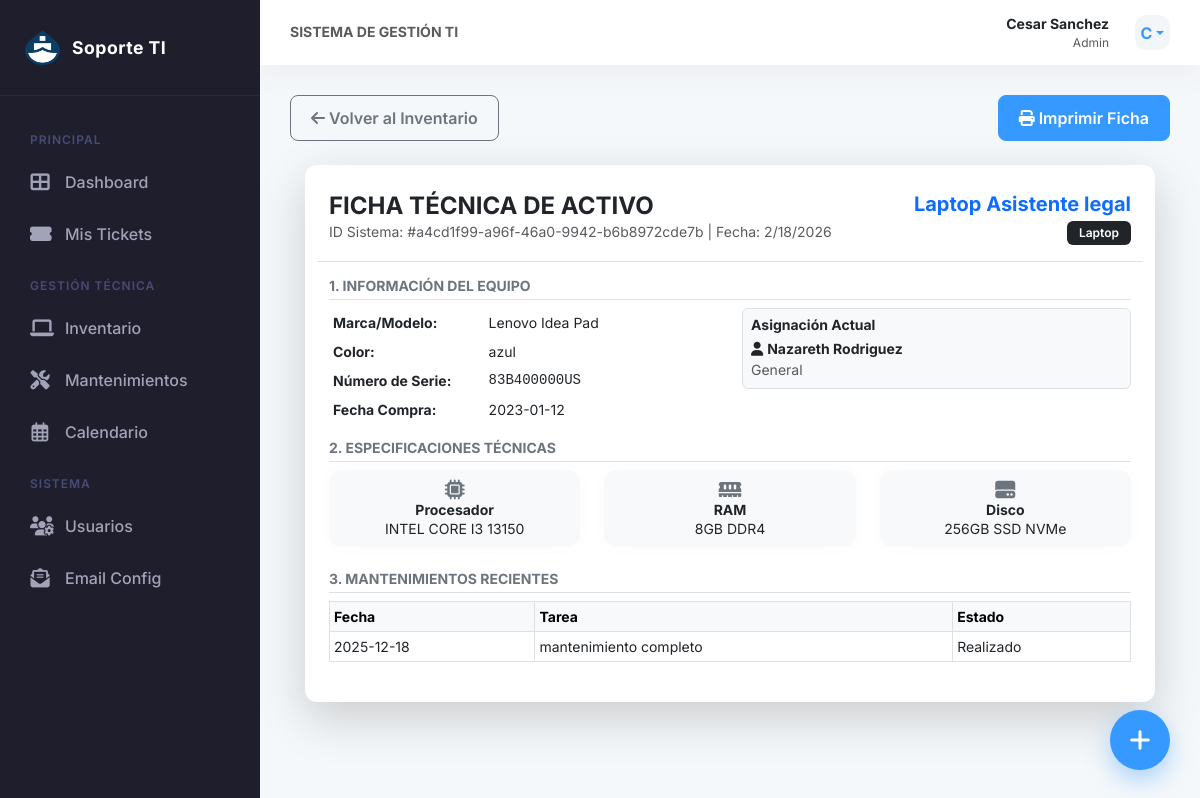
Screenshot of /equipos/ver/a4cd1f99-a96f-46a0-9942-b6b8972cde7b (signed in) with the database file from the repository.
### tables this page shows
CREATE TABLE equipos (
    id TEXT PRIMARY KEY,
    nombre_equipo TEXT UNIQUE NOT NULL,
    tipo TEXT,
    marca_modelo TEXT,
    numero_serie TEXT UNIQUE,
    fecha_compra DATE,
    procesador TEXT,
    memoria_ram TEXT,
    tipo_ram TEXT,
    disco_duro TEXT,
    tipo_disco TEXT,
    color TEXT,
    notas TEXT,
    usuario_asignado_id TEXT,
    FOREIGN KEY (usuario_asignado_id) REFERENCES usuarios (id) ON DELETE SET NULL
);

CREATE TABLE usuarios (
    id TEXT PRIMARY KEY,
    username TEXT UNIQUE NOT NULL,
    email TEXT UNIQUE,
    password_hash TEXT NOT NULL,
    role TEXT NOT NULL DEFAULT 'user',
    departamento TEXT,
    fecha_creacion TIMESTAMP DEFAULT CURRENT_TIMESTAMP
);

CREATE TABLE mantenimientos (
    id TEXT PRIMARY KEY,
    equipo_id TEXT NOT NULL,
    titulo TEXT NOT NULL,
    fecha_programada DATE NOT NULL,
    estado TEXT DEFAULT 'Pendiente',
    tecnico_asignado_id TEXT,
    motivo_reprogramacion TEXT,
    FOREIGN KEY (equipo_id) REFERENCES equipos (id) ON DELETE CASCADE,
    FOREIGN KEY (tecnico_asignado_id) REFERENCES usuarios (id) ON DELETE SET NULL
);

### app.py (the view)
@app.route('/equipos/ver/<equipo_id>')
@login_required
def ver_equipo(equipo_id):
    equipo = repo.get_equipment_by_id(UUID(equipo_id))
    if not equipo:
        flash('Equipo no encontrado.', 'danger')
        return redirect(url_for('lista_equipos'))
    db = get_db()
    if equipo.usuario_asignado_id:
        u = db.execute("SELECT username, departamento FROM usuarios WHERE id = ?", (str(equipo.usuario_asignado_id),)).fetchone()
        setattr(equipo, 'usuario_asignado', u['username'] if u else None)
        setattr(equipo, 'departamento', u['departamento'] if u else None)
    historial = db.execute("SELECT * FROM mantenimientos WHERE equipo_id = ? ORDER BY fecha_programada DESC", (str(equipo_id),)).fetchall()
    return render_template('ver_equipo.html', equipo=equipo, historial=historial)

### app.py (called while the page is built)
def get_db():
    if 'db' not in g:
        g.db = sqlite3.connect(app.config['DB_FILE'])
        g.db.row_factory = sqlite3.Row
        g.db.execute("PRAGMA foreign_keys = ON")
    return g.db

def login_required(f):
    @wraps(f)
    def decorated_function(*args, **kwargs):
        if 'user_id' not in session:
            flash('Por favor, inicia sesión.', 'warning')
            return redirect(url_for('login'))
        return f(*args, **kwargs)
    return decorated_function

### infrastructure/persistence/repository.py (called while the page is built)
    @contextmanager
    def _get_connection(self):
        conn = sqlite3.connect(self.db_path)
        conn.row_factory = sqlite3.Row
        conn.execute("PRAGMA foreign_keys = ON")
        try:
            yield conn
        finally:
            conn.close()

### templates/ver_equipo.html (shortened to what this page needs)
{% extends "layout.html" %}
{% block content %}
<div class="d-flex justify-content-between align-items-center mb-4 d-print-none">
    <a href="{{ url_for('lista_equipos') }}" class="btn btn-outline-secondary">
        <i class="fas fa-arrow-left"></i> Volver al Inventario
    </a>
    <button onclick="window.print()" class="btn btn-primary">
        <i class="fas fa-print"></i> Imprimir Ficha
    </button>
</div>
<div class="card shadow-lg border-0 mx-auto ficha-tecnica" style="max-width: 850px;">
    <div class="card-body p-4">
        <div class="row border-bottom pb-3 mb-3 align-items-center">
            <div class="col-8">
                <h2 class="fw-bold text-uppercase mb-0 fs-4">Ficha Técnica de Activo</h2>
                <p class="text-muted mb-0 small">ID Sistema: #{{ equipo.id }} | Fecha: <script>document.write(new Date().toLocaleDateString())</script></p>
            </div>
            <div class="col-4 text-end">
                <div class="fw-bold text-primary fs-5">{{ equipo.nombre_equipo }}</div>
                <span class="badge bg-dark">{{ equipo.tipo }}</span>
            </div>
        </div>
        <h6 class="text-uppercase text-secondary border-bottom pb-1 mb-2 fw-bold small">1. Información del Equipo</h6>
        <div class="row mb-3">
            <div class="col-md-6">
                <table class="table table-sm table-borderless small mb-0">
                    <tr><td class="fw-bold" width="40%">Marca/Modelo:</td><td>{{ equipo.marca_modelo }}</td></tr>
                    <tr><td class="fw-bold">Color:</td><td>{{ equipo.color or '--' }}</td></tr>
                    <tr><td class="fw-bold">Número de Serie:</td><td class="font-monospace">{{ equipo.numero_serie or 'N/A' }}</td></tr>
                    <tr><td class="fw-bold">Fecha Compra:</td><td>{{ equipo.fecha_compra or 'Desconocida' }}</td></tr>
                </table>
            </div>
            <div class="col-md-6">
                <div class="p-2 bg-light rounded border">
                    <h6 class="fw-bold mb-1 small">Asignación Actual</h6>
                    {% if equipo.usuario_asignado %}
                        <p class="mb-0 small"><i class="fas fa-user"></i> <strong>{{ equipo.usuario_asignado }}</strong></p>
                        <p class="mb-0 small text-muted">{{ equipo.departamento or 'General' }}</p>
                    {% else %}
                        <p class="text-success mb-0 small"><i class="fas fa-box"></i> Disponible en Stock</p>
                    {% endif %}
                </div>
            </div>
        </div>
        <h6 class="text-uppercase text-secondary border-bottom pb-1 mb-2 fw-bold small">2. Especificaciones Técnicas</h6>
        <div class="row mb-3">
            <div class="col-md-4 mb-2">
                <div class="card h-100 bg-light border-0">
                    <div class="card-body text-center p-2">
                        <i class="fas fa-microchip fa-lg text-secondary mb-1"></i>
                        <h6 class="card-title fw-bold small mb-0">Procesador</h6>
                        <p class="card-text small mb-0">{{ equipo.procesador or '--' }}</p>
                    </div>
                </div>
            </div>
            <div class="col-md-4 mb-2">
                <div class="card h-100 bg-light border-0">
                    <div class="card-body text-center p-2">
                        <i class="fas fa-memory fa-lg text-secondary mb-1"></i>
                        <h6 class="card-title fw-bold small mb-0">RAM</h6>
                        <p class="card-text small mb-0">{{ equipo.memoria_ram or '--' }} {{ equipo.tipo_ram or '' }}</p>
                    </div>
                </div>
            </div>
            <div class="col-md-4 mb-2">
                <div class="card h-100 bg-light border-0">
                    <div class="card-body text-center p-2">
                        <i class="fas fa-hdd fa-lg text-secondary mb-1"></i>
                        <h6 class="card-title fw-bold small mb-0">Disco</h6>
                        <p class="card-text small mb-0">{{ equipo.disco_duro or '--' }} {{ equipo.tipo_disco or '' }}</p>
                    </div>
                </div>
            </div>
        </div>
        <h6 class="text-uppercase text-secondary border-bottom pb-1 mb-2 fw-bold small">3. Mantenimientos Recientes</h6>
        <table class="table table-bordered table-sm small mb-3">
            <thead class="table-light">
                <tr>
                    <th>Fecha</th>
                    <th>Tarea</th>
                    <th>Estado</th>
                </tr>
            </thead>
            <tbody>
                {% for mant in historial[:3] %}
                <tr>
                    <td>{{ mant.fecha_programada }}</td>
                    <td class="text-truncate" style="max-width: 200px;">{{ mant.titulo }}</td>
                    <td>{{ mant.estado }}</td>
                </tr>
                {% else %}
                <tr><td colspan="3" class="text-center text-muted">Sin mantenimientos registrados</td></tr>
                {% endfor %}
            </tbody>
        </table>
    </div>
</div>
{% endblock %}

### static/css/style.css (style rules this page uses)
:root { --sidebar-width: 260px; --sidebar-bg: #1e1e2d; --sidebar-hover: #2c2c3d; --sidebar-active: #3699ff; --primary-color: #3699ff; --secondary-color: #e4e6ef; --bg-color: #f5f8fa; --card-shadow: 0 0 20px 0 rgba(76, 87, 125, 0.02); --transition-speed: 0.3s; }
body { background-color: var(--bg-color); font-family: 'Inter', 'Segoe UI', sans-serif; margin: 0; overflow-x: hidden; }
.card { border: none; box-shadow: var(--card-shadow); border-radius: 12px; }
.badge { padding: 0.5em 1em; font-weight: 600; border-radius: 6px; }
.btn { border-radius: 8px; padding: 10px 20px; font-weight: 600; transition: all 0.2s ease; }
.btn-primary { background-color: var(--primary-color); border-color: var(--primary-color); }

### rows the page displays
equipos: nombre_equipo "Laptop Asistente legal", tipo "Laptop", marca_modelo "Lenovo Idea Pad", color "azul", numero_serie "83B400000US", fecha_compra "2023-01-12", procesador "INTEL CORE I3 13150", memoria_ram "8GB", tipo_ram "DDR4", disco_duro "256GB", tipo_disco "SSD NVMe"
usuarios: usuario_asignado "Nazareth Rodriguez"
mantenimientos: fecha_programada "2025-12-18", titulo "mantenimiento completo", estado "Realizado"

### other values shown
{{ session.get('username') }} "Cesar Sanchez"
{{ session.get('role') | capitalize }} "Admin"
{{ session.get('username')[0].upper() }} "C"
{{ equipo.id }} "a4cd1f99-a96f-46a0-9942-b6b8972cde7b"
{{ equipo.departamento or 'General' }} "General"
